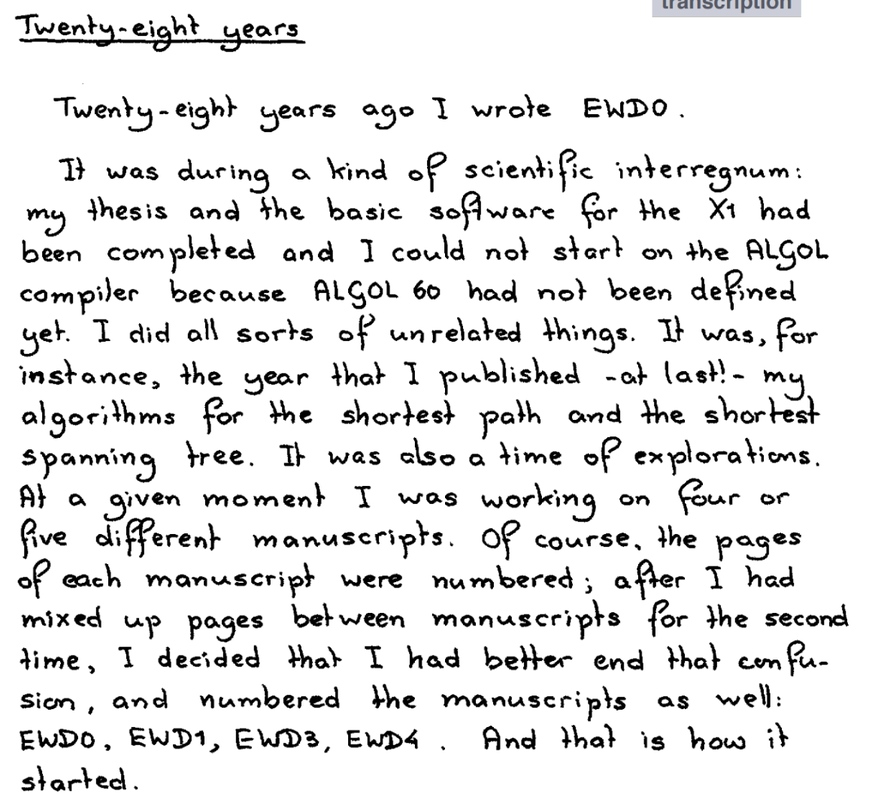
#> input picture tests/dijkstra_pipeline/dijkstra.png, 872 x 809 px, shrunk from 1160 x 1077 before the run
$ python -i curved_segment.py   (imports and definitions only)
#> lines starting #> are read from the running program, lines starting #| are printed output that depends on the picture; after the words box and inside, x2 and y2 are one past the last pixel; in counts of white or black regions, pixels touching at a corner belong together
import cv2
import numpy as np
from scipy.ndimage import gaussian_filter1d
from typing import Any


def _to_grayscale(image: Any) -> np.ndarray:
    if len(image.shape) == 3:
        return cv2.cvtColor(image, cv2.COLOR_BGR2GRAY)
    return image.copy()


def _ink_mask(gray: np.ndarray) -> np.ndarray:
    """Create a foreground-ink mask robust to text/background polarity."""
    _, binary = cv2.threshold(gray, 0, 255, cv2.THRESH_BINARY + cv2.THRESH_OTSU)
    white_mean = float(np.mean(gray[binary == 255])) if np.any(binary == 255) else 255.0
    black_mean = float(np.mean(gray[binary == 0])) if np.any(binary == 0) else 0.0

    # If white cluster is background, ink is black pixels and vice versa.
    if white_mean > black_mean:
        ink = (binary == 0).astype(np.uint8)
    else:
        ink = (binary == 255).astype(np.uint8)

    return ink


def estimate_baseline(
    image: Any,
    min_coverage: float = 0.55,
    smooth_sigma: float = 6.0,
) -> tuple[np.ndarray | None, bool]:
    """
    Estimate a smooth baseline/centerline y(x) for a line crop.

    Returns (baseline_y, is_valid).
    """
    gray = _to_grayscale(image)
    ink = _ink_mask(gray)
    h, w = ink.shape[:2]
    if h < 8 or w < 8:
        return None, False

    ys = np.arange(h, dtype=np.float32)
    baseline = np.zeros((w,), dtype=np.float32)
    valid_cols = np.zeros((w,), dtype=bool)

    for x in range(w):
        col = ink[:, x].astype(np.float32)
        mass = float(col.sum())
        if mass <= 0:
            continue
        baseline[x] = float(np.dot(ys, col) / mass)
        valid_cols[x] = True

    coverage = float(valid_cols.mean())
    if coverage < min_coverage:
        return None, False

    # Fill missing columns by interpolation.
    x_all = np.arange(w, dtype=np.float32)
    x_valid = x_all[valid_cols]
    y_valid = baseline[valid_cols]
    baseline = np.interp(x_all, x_valid, y_valid).astype(np.float32)

    # Smooth to reduce jitter from noisy columns.
    baseline = gaussian_filter1d(baseline, sigma=smooth_sigma)

    # Reject pathological curves with abrupt jumps.
    if np.max(np.abs(np.diff(baseline))) > max(4.0, 0.15 * h):
        return None, False

    return baseline, True


def extract_curved_strip(
    image: Any,
    baseline: np.ndarray,
    strip_height: int | None = None,
) -> tuple[np.ndarray | None, bool]:
    """
    Extract a curved text strip centered around baseline and remap to straight image.

    Returns (strip, is_valid).
    """
    gray = _to_grayscale(image)
    h, w = gray.shape[:2]

    if strip_height is None:
        strip_height = int(max(24, min(96, round(0.8 * h))))
    if strip_height < 16 or w < 8:
        return None, False

    half = strip_height / 2.0
    x_coords = np.arange(w, dtype=np.float32)
    y_offsets = np.arange(strip_height, dtype=np.float32) - half

    map_x = np.tile(x_coords, (strip_height, 1)).astype(np.float32)
    map_y = (baseline[None, :] + y_offsets[:, None]).astype(np.float32)

    strip = cv2.remap(
        gray,
        map_x,
        map_y,
        interpolation=cv2.INTER_LINEAR,
        borderMode=cv2.BORDER_CONSTANT,
        borderValue=255,
    )

    # Validate extracted strip has enough ink content.
    ink = _ink_mask(strip)
    ink_ratio = float(ink.mean())
    if ink_ratio < 0.02:
        return None, False

    return strip, True


def curve_line_crop(
    image: Any,
    min_coverage: float = 0.55,
    smooth_sigma: float = 6.0,
    strip_height: int | None = None,
) -> tuple[np.ndarray, bool]:
    """
    Best-effort curved line extraction. Always returns an image.

    Returns (line_image_to_use, used_curved_extraction).
    """
    baseline, ok = estimate_baseline(image, min_coverage=min_coverage, smooth_sigma=smooth_sigma)
    if not ok or baseline is None:
        return _to_grayscale(image), False

    strip, ok = extract_curved_strip(image, baseline=baseline, strip_height=strip_height)
    if not ok or strip is None:
        return _to_grayscale(image), False

    return strip, True

>>> import cv2
>>> picture = cv2.imread('../../tests/dijkstra_pipeline/dijkstra.png')
#> picture is the input picture: shape (809, 872, 3); mean B, G, R 230.8, 230.7, 230.7
>>> result = curve_line_crop(picture)
#> in _ink_mask, `_, binary = cv2.threshold(gray, 0, 255, cv2.THRESH_BINARY + cv2.THRESH..`:
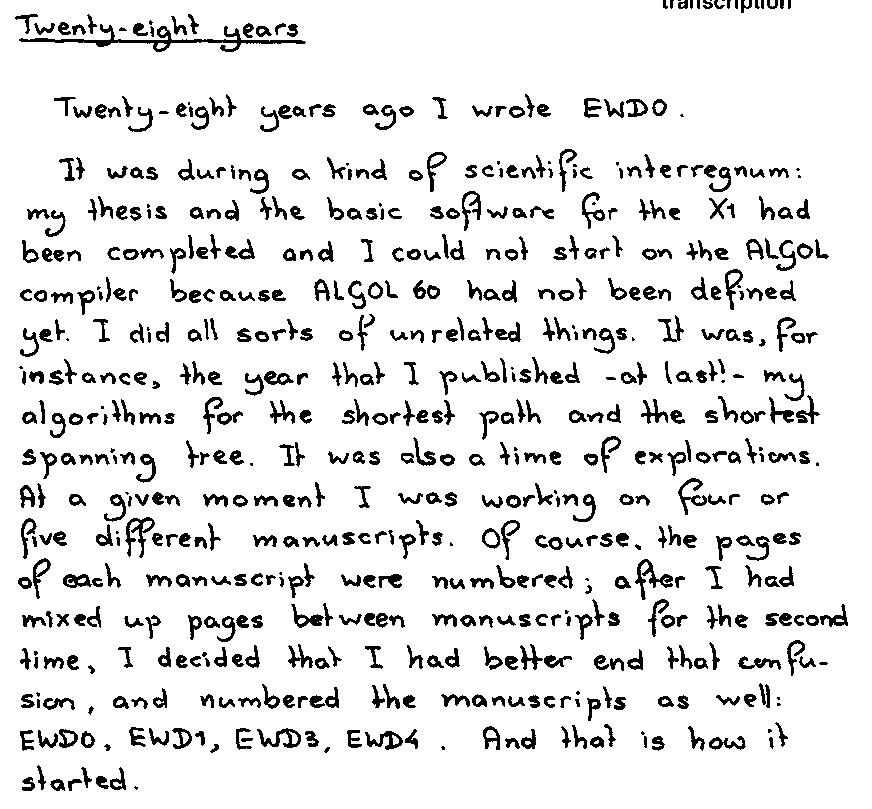
#> binary: shape (809, 872); 90.1% white; 669 black regions (47 under 20 px), largest, box (x1, y1, x2, y2) and area: (19, 24, 306, 52) 1431, (635, 559, 673, 600) 449, (125, 517, 155, 558) 418
#> in _ink_mask, `white_mean = float(np.mean(gray[binary == 255])) if np.any(binary == 2..`: white_mean = 252.3
#> in _ink_mask, `black_mean = float(np.mean(gray[binary == 0])) if np.any(binary == 0) ..`: black_mean = 34.99
#> the loop in estimate_baseline, `for x in range(w):` made 872 passes
#> mass on passes 1 to 3: 0, 0, 0
#> after the loop in estimate_baseline, `for x in range(w):`: baseline = 872 values, max 623.5 at index 847, min 0 at index 0, mean 407.9
#> in estimate_baseline, `coverage = float(valid_cols.mean())`: coverage = 0.955
#> in estimate_baseline, `x_valid = x_all[valid_cols]`: x_valid = 833 values from 15 to 847
#> in estimate_baseline, `y_valid = baseline[valid_cols]`: y_valid = 833 values, max 623.5 at index 832, min 17 at index 2, mean 426.9
#> in estimate_baseline, `baseline = np.interp(x_all, x_valid, y_valid).astype(np.float32)`: baseline = 872 values, max 623.5 at index 847, min 17 at index 17, mean 425.3
#> in estimate_baseline, `baseline = gaussian_filter1d(baseline, sigma=smooth_sigma)`: baseline = 872 values, max 623.5 at index 871, min 18.49 at index 0, mean 425.3
#> in curve_line_crop, `baseline, ok = estimate_baseline(image, min_coverage=min_coverage, smo..`: ok = True
#> in extract_curved_strip, `map_x = np.tile(x_coords, (strip_height, 1)).astype(np.float32)`:
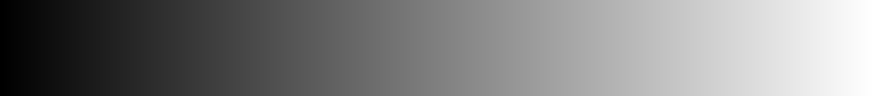
#> map_x: shape (96, 872) float32; min 0, max 871, mean 435.5; drawn with min black and max white
#> in extract_curved_strip, `map_y = (baseline[None, :] + y_offsets[:, None]).astype(np.float32)`:
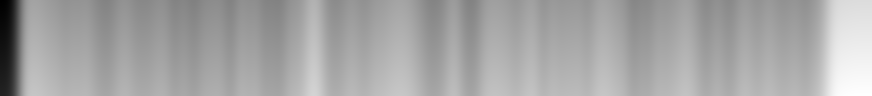
#> map_y: shape (96, 872) float32; min -29.51, max 670.5, mean 424.8; drawn with min black and max white
#> in extract_curved_strip, `strip = cv2.remap( gray, map_x, map_y, interpolation=cv2.INTER_LINEAR,..`:
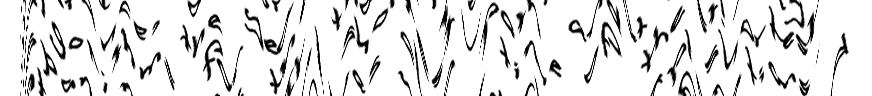
#> strip: shape (96, 872); min 0, max 255, mean 224.4
#> in _ink_mask (call 2), `_, binary = cv2.threshold(gray, 0, 255, cv2.THRESH_BINARY + cv2.THRESH..`:
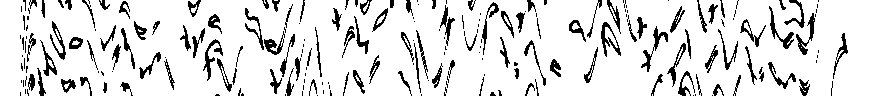
#> binary: shape (96, 872); 87.3% white; 215 black regions (105 under 20 px), largest, box (x1, y1, x2, y2) and area: (641, 26, 668, 72) 245, (601, 22, 621, 57) 229, (203, 39, 223, 81) 224
#> in _ink_mask (call 2), `white_mean = float(np.mean(gray[binary == 255])) if np.any(binary == 2..`: white_mean = 251.2
#> in _ink_mask (call 2), `black_mean = float(np.mean(gray[binary == 0])) if np.any(binary == 0) ..`: black_mean = 40.53
#> in extract_curved_strip, `ink_ratio = float(ink.mean())`: ink_ratio = 0.127
